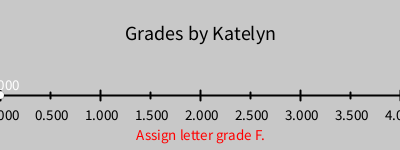
Frame 1 (no input)
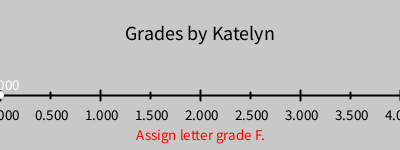
Frame 60 (the mouse pressed at the canvas centre just before this capture)
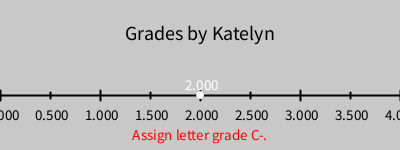
Frame 120 (the mouse held since frame 60 and released just before this capture)

The Processing sketch that drew these frames (run headless with seeded random() and noise(); from frame 60 on, the mouse is pressed at the canvas centre):

// Processing sketch: GradingApp
// ── GradingApp.pde
//Katelyn Lin | Grades App | 13 September 2024

float grade;

void setup() {
  size(400, 150);
  background(200);
}

void draw() {
  background(200);
  textAlign(CENTER);
  fill(0);
  textSize(20);
  text("Grades by Katelyn", width/2, 40);

  //Lines
  strokeWeight(2);
  line(0, 95, width, 95);
  for (int i=50; i<=width; i+=100) {
    line(i, 92, i, 98);
    textSize(15);
    text((float)i/width*4, i, 120);
  }
  for (int i=0; i<=width; i+=100) {
    line(i, 90, i, 100);
    text((float)i/width*4, i, 120);
  }

  //Marker
  strokeWeight(0);
  fill(255);
  ellipse(mouseX, 95, 8, 8);
  textSize(15);
  text((float)mouseX/width*4, mouseX, 90);

  assignGrade((float)mouseX/width*4);
}

void assignGrade(float tgrade) {
  fill(255, 0, 0);
  if (tgrade>=3.51) {
    text ("Assign letter grade A.", width/2, 140);
  } else if (tgrade>=3.00) { // In one conditional statement, you can only ever have one if and one else. However, you can have as many else if's as you like!
    text ("Assign letter grade -A.", width/2, 140);
  } else if (tgrade>=2.84) {
    text ("Assign letter grade B+.", width/2, 140);
  } else if (tgrade>=2.67) {
    text ("Assign letter grade B.", width/2, 140);
  } else if (tgrade>=2.50) {
    text ("Assign letter grade B-.", width/2, 140);
  } else if (tgrade>=2.34) {
    text ("Assign letter grade C+.", width/2, 140);
  } else if (tgrade>=2.17) {
    text ("Assign letter grade C.", width/2, 140);
  } else if (tgrade>=2.00) {
    text ("Assign letter grade C-.", width/2, 140);
  } else if (tgrade>=1.66) {
    text ("Assign letter grade D+.", width/2, 140);
  } else if (tgrade>=1.33) {
    text ("Assign letter grade D.", width/2, 140);
  } else if (tgrade>=1.00) {
    text ("Assign letter grade D-.", width/2, 140);
  } else {
    text ("Assign letter grade F.", width/2, 140);
  }
}
